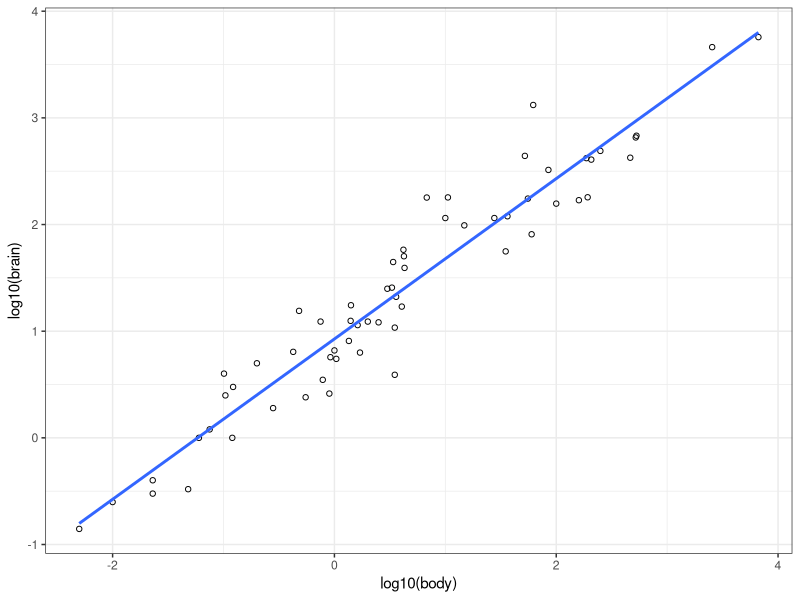
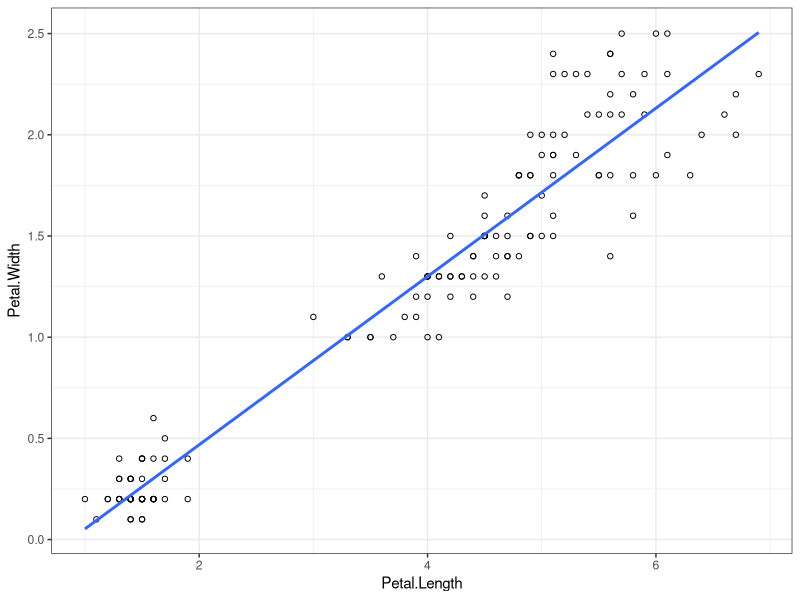
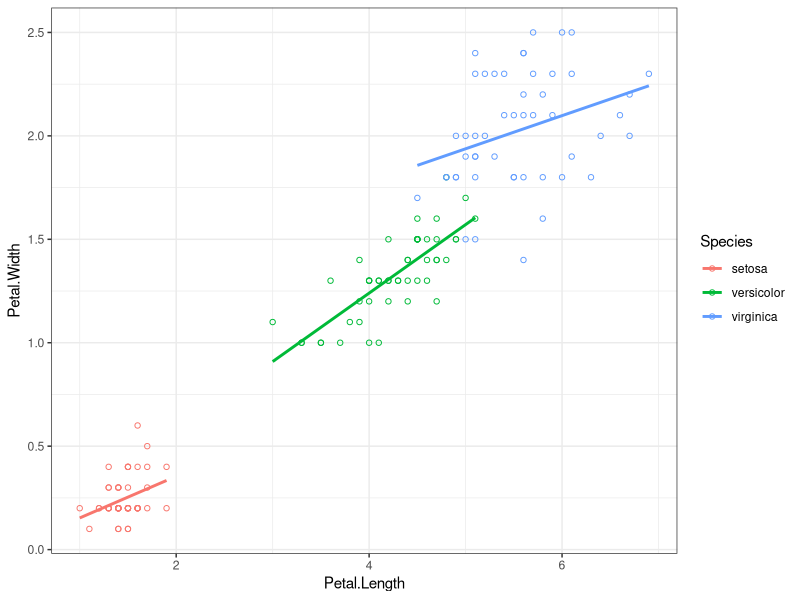

Write the R code that produced these figures, in order. (Note: this script raises an error after producing the figures.)
#******************************
# FastCampus lecture05
# simple regression
# jangsea.park@gmail.com
# 2015-06-21
#******************************

# load packages -----------------------------------------------------------

library(MASS)
library(ggplot2)


# read dataset ------------------------------------------------------------

mammals
str(mammals)
?mammals


# fit simple regression model ---------------------------------------------

# fit simple regression model without log10 transformation
fit0 <- lm(brain ~ body, data=mammals)
summary(fit0)
mammals.corr <- with(mammals, cor(brain, body))
mammals.corr^2

# fit simple regression model with log10 transformation
fit <- lm(log10(brain) ~ log10(body), data=mammals)
summary(fit)

# check attributes of 'lm' object
class(fit)
attributes(fit)

# coefficients
fit$coefficients
coefficients(fit)

# residuals
fit$residuals
residuals(fit)

# fitted values
fit$fitted.values
fitted(fit)


# draw simple regression line ---------------------------------------------

# mammals data
ggplot(mammals, aes(x=log10(body), y=log10(brain))) +
    geom_point(shape=1) +
    geom_smooth(method=lm, se=F) +
    theme_bw()

# iris data without grouping
ggplot(iris, aes(x=Petal.Length, y=Petal.Width)) +
    geom_point(shape=1) +
    geom_smooth(method=lm, se=F) +
    theme_bw()

# iris data with color
ggplot(iris, aes(x=Petal.Length, y=Petal.Width, color=Species)) +
    geom_point(shape=1) +
    geom_smooth(method=lm, se=F) +
    theme_bw()

# iris data: scatter plot matrix
ggpairs(iris, 1:4, color='Species',
        lower = list(continuous = "smooth"))
